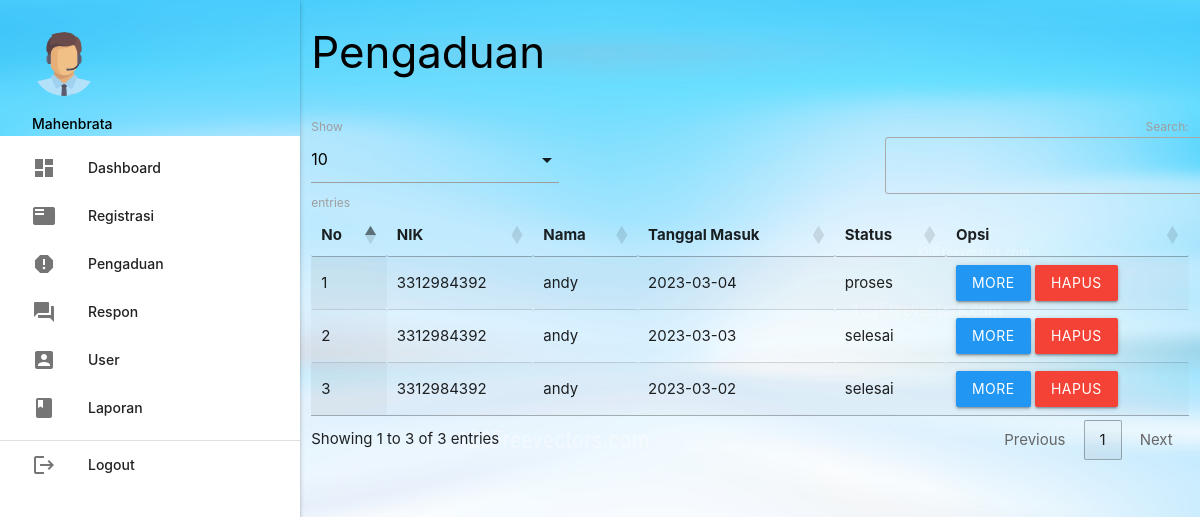
Screenshot of /admin/index.php?p=pengaduan (signed in) with the database file from the repository.
### tables this page shows
CREATE TABLE `pengaduan` (
  `id_pengaduan` int(5) NOT NULL,
  `tgl_pengaduan` varchar(20) NOT NULL,
  `nik` varchar(16) NOT NULL,
  `isi_laporan` text NOT NULL,
  `foto` varchar(255) NOT NULL,
  `status` enum('proses','selesai') NOT NULL
);

CREATE TABLE `masyarakat` (
  `nik` varchar(16) NOT NULL,
  `nama` varchar(35) NOT NULL,
  `username` varchar(25) NOT NULL,
  `password` varchar(255) NOT NULL,
  `telp` varchar(13) NOT NULL
);

### admin/pengaduan.php (the view, shortened to what this page needs)
       <div class="row">
         <div class="col s12 m9">
           <h3 class="black-text">Pengaduan</h3>
         </div>
       </div>
       <table id="example" class="display responsive-table" style="width:100%">
         <thead>
             <tr>
			<th>No</th>
			<th>NIK</th>
			<th>Nama</th>
			<th>Tanggal Masuk</th>
			<th>Status</th>
			<th>Opsi</th>
             </tr>
         </thead>
         <tbody>
<?php
	$no=1;
	$query = mysqli_query($koneksi,"SELECT * FROM pengaduan INNER JOIN masyarakat ON pengaduan.nik=masyarakat.nik ORDER BY pengaduan.id_pengaduan DESC");
	while ($r=mysqli_fetch_assoc($query)) { ?>
	<tr>
		<td><?php echo $no++; ?></td>
		<td><?php echo $r['nik']; ?></td>
		<td><?php echo $r['nama']; ?></td>
		<td><?php echo $r['tgl_pengaduan']; ?></td>
		<td><?php echo $r['status']; ?></td>
		<td><a class="btn modal-trigger blue" href="#more?id_pengaduan=<?php echo $r['id_pengaduan'] ?>">More</a>  <a class="btn red" onclick="return confirm('Anda Yakin Ingin Menghapus Y/N')" href="index.php?p=pengaduan_hapus&id_pengaduan=<?php echo $r['id_pengaduan'] ?>">Hapus</a></td>
	</tr>
           <?php  }
            ?>
         </tbody>
       </table>

### rows the page displays
pengaduan: masyarakat.nik "3312984392", masyarakat.nama "andy", tgl_pengaduan "2023-03-04", status "proses"
pengaduan: masyarakat.nik "3312984392", masyarakat.nama "andy", tgl_pengaduan "2023-03-03", status "selesai"
pengaduan: masyarakat.nik "3312984392", masyarakat.nama "andy", tgl_pengaduan "2023-03-02", status "selesai"

### other values shown
$_SESSION['data']['nama_petugas'] "Mahenbrata"
